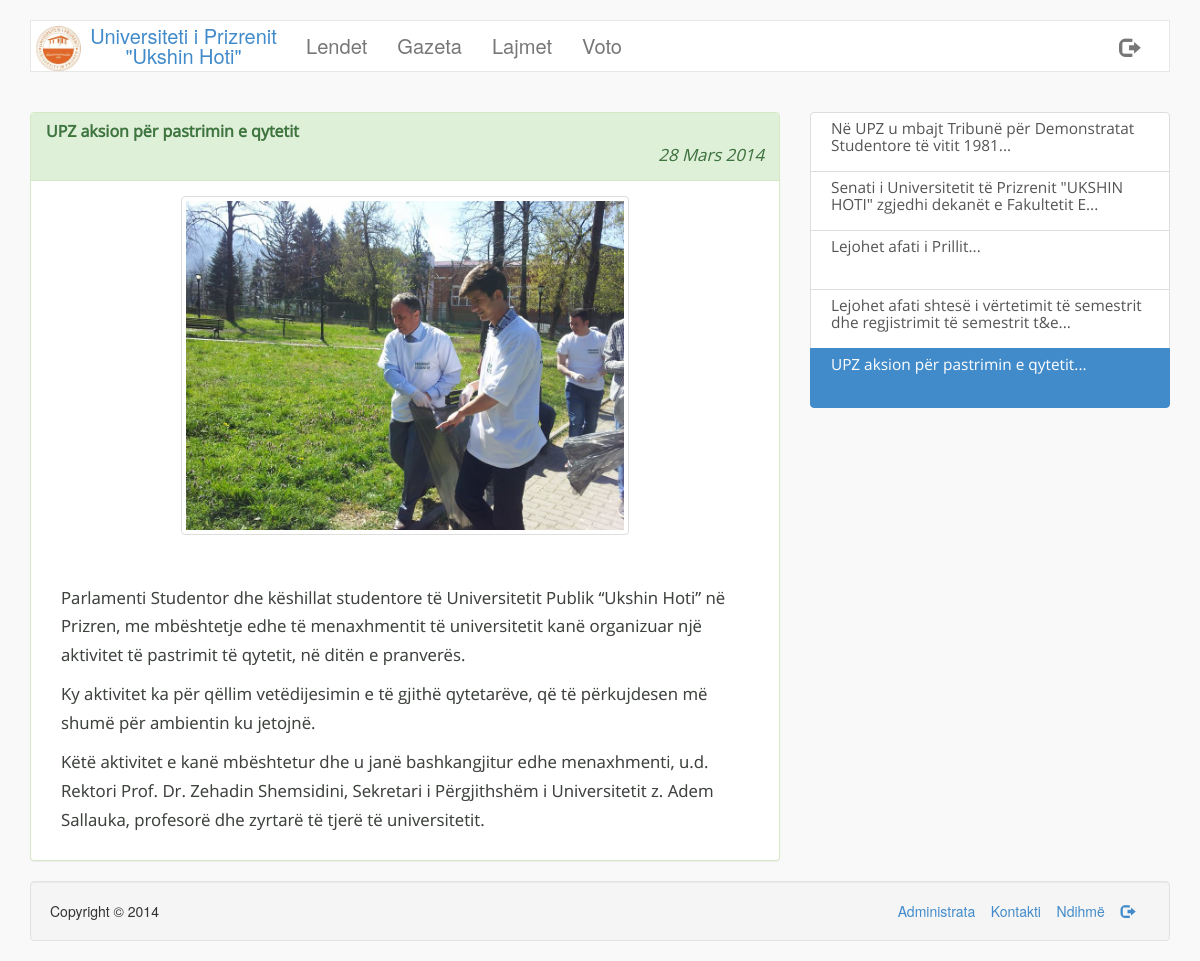
Page /lajmi.php?id=22 on the committed database.
### tables this page shows
CREATE TABLE IF NOT EXISTS `page_info` (
  `title` varchar(256) NOT NULL,
  `footer` varchar(256) NOT NULL,
  `activated` tinyint(1) NOT NULL,
  `logo` varchar(256) NOT NULL,
  `vleresimi` tinyint(4) NOT NULL
);

CREATE TABLE IF NOT EXISTS `navbar` (
  `ID` int(11) NOT NULL AUTO_INCREMENT,
  `emri` varchar(250) NOT NULL,
  `link` varchar(250) NOT NULL,
  `enabled` tinyint(1) NOT NULL,
  PRIMARY KEY (`ID`)
);

CREATE TABLE IF NOT EXISTS `lajmet` (
  `id` int(11) NOT NULL AUTO_INCREMENT,
  `titulli` varchar(256) NOT NULL,
  `body` text NOT NULL,
  `data` datetime NOT NULL,
  `foto` varchar(256) NOT NULL,
  PRIMARY KEY (`id`)
);

CREATE TABLE IF NOT EXISTS `footer` (
  `1` int(11) NOT NULL AUTO_INCREMENT,
  `emri` varchar(250) NOT NULL,
  `link` varchar(250) NOT NULL,
  `enabled` tinyint(1) NOT NULL,
  PRIMARY KEY (`1`)
);

### classes/lajmi.class.php (called while the page is built, shortened)
<?php
class Lajmi{
	private $id=0;
	private $titulli = "panjohur";
	private $body = "panjohur";
	private $data = "0000-00-00";
	private $foto = "img/fakultet/lajme/default.png";
	function __construct($id){
		global $lidhja;
		$lajmQuery = $lidhja->query("SELECT id,titulli,body,data,foto FROM lajmet WHERE id=$id");
		if($lajmQuery->num_rows == 1){
			$lajmi = $lajmQuery->fetch_assoc();
			$this->id= $lajmi['id'];
			$this->titulli = $lajmi['titulli'];
			$this->body = $lajmi['body'];
			$this->data = $lajmi['data'];
			$this->foto = $lajmi['foto'];
		}
	}
	function getID(){
		return $this->id;
	}
	function getTitulli(){
		return utf8_encode($this->titulli);
	}
	function getBody(){
		return utf8_encode($this->body);
	}
	function getData(){
		return $this->data;
	}
	function getFoto(){
		return $this->foto;
	}
}
?>

### includes/funksionet.php (called while the page is built, shortened)
<?php
	function rregulloDaten($d){
		$viti = date("Y", strtotime($d));
		$muaji = date("m", strtotime($d));
		$dita = date("d", strtotime($d));
		if($muaji == 1){
			$data = $dita . " Janar " . $viti;
		}
		elseif($muaji == 2){
			$data = $dita . " Shkurt " . $viti;
		}
		elseif($muaji == 3){
			$data = $dita . " Mars " . $viti;
		}
		elseif($muaji == 4){
			$data = $dita . " Prill " . $viti;
		}
		elseif($muaji == 5){
			$data = $dita . " Maj " . $viti;
		}
		elseif($muaji == 6){
			$data = $dita . " Qershor " . $viti;
		}
		elseif($muaji == 7){
			$data = $dita . " Korrik " . $viti;
		}
		elseif($muaji == 8){
			$data = $dita . " Gusht " . $viti;
		}
		elseif($muaji == 9){
			$data = $dita . " Shtator " . $viti;
		}
		elseif($muaji == 10){
			$data = $dita . " Tetor " . $viti;
		}
		elseif($muaji == 11){
			$data = $dita . " N&euml;ntor " . $viti;
		}
		elseif($muaji == 12){
			$data = $dita . " Dhjetor " . $viti;
		}
		return $data;
	}
?>

### lajmi.php (the view, shortened to what this page needs)
<?php
	include('includes/config.php');
	if(!empty($_GET['id']) && $_GET['id']>0){
		$id = $lidhja->real_escape_string($_GET['id']);
		$lajmi = new Lajmi($id);
		$page = new Page();
	}
	else{
		header('Location: index.php?faqja=lajmet');
		die();
	}
?>
<!DOCTYPE html>
<html lang="en">
  <head>
    <link href="css/bootstrap.css" rel="stylesheet">
    <link href="css/style.css" rel="stylesheet">
  </head>
  <body>
  <br/>
  <div class="container">
  	<nav class="navbar navbar-default" role="navigation">
	  <div class="container-fluid">
	    <div class="navbar-header">
	      <a class="navbar-brand" href="index.php"><img src="<?php echo $page->getLogo(); ?>"/><?php echo $page->getTitle(); ?></a>
	    </div>
	    <div class="collapse navbar-collapse" id="bs-example-navbar-collapse-1">
	      <ul class="nav navbar-nav">
	     	<?php $page->headerNavbar(); ?>
	      </ul>
		  	<ul class="nav navbar-nav navbar-right">
				<li><a href="logout.php" class="glyphicon glyphicon-log-out"></a></li>
			</ul>
	    </div>
	  </div>
	</nav>
	</div>
    <div class="container">
		<div class="clearfix"></div><br/>
		<div class="row">
			<div class="col-md-8 lajmi">
				<div class="panel panel-success">
					<div class="panel-heading">
						<h3 class="panel-title"><strong><?php echo $lajmi->getTitulli(); ?></strong></h3>
						<p class="text-right" style="margin-bottom:0px;"><em><?php echo rregulloDaten($lajmi->getData()); ?></em></p>
					</div>
					<div class="panel-body">
					<?php
						if($lajmi->getFoto()){
							echo '<div class="col-md-8 col-md-offset-2"><img src="'.$lajmi->getFoto().'" class="img-responsive img-rounded img-thumbnail"/><p><br/></p></div>';
							echo '<div class="col-md-12"><p>'.html_entity_decode($lajmi->getBody()).'</p></div>';
						}
						else{
							echo '<div class="col-md-12"><p>'.html_entity_decode($lajmi->getBody()).'</p></div>';
						}
					?>
					</div>
				</div>
			</div>
			<div class="col-md-4">
				<?php
					$lajmet = $lidhja->query("SELECT id FROM lajmet ORDER BY data DESC LIMIT 10");
					if($lajmet->num_rows){
						echo '<div class="list-group" id="lajmetShtese">';
						foreach($lajmet as $l){
							$lajmi2 = new Lajmi($l['id']);
							if($lajmi->getID() == $lajmi2->getID()){
								echo '<a href="lajmi.php?id='.$lajmi2->getID().'" class="list-group-item active">'.substr($lajmi2->getTitulli(), 0,100).'...</a>';
							}
							else{
								echo '<a href="lajmi.php?id='.$lajmi2->getID().'" class="list-group-item">'.substr($lajmi2->getTitulli(), 0,100).'...</a>';
							}
						}
						echo '</div>';
					}
				?>
			</div>
		</div>
		<div class="well well-md text-left">
			<span><?php echo $page->getFooter(); ?></span>
			<span class="pull-right">
				<?php $page->footerLinks(); ?>
			</span>
		</div>
    </div>
  </body>
</html>

### classes/page.class.php (shortened to what this page needs)
<?php
class Page{
	private $title = "Titulli faqes";
	private $footer = "Copyright 2014";
	private $logoLink = "panjohur";
	function __construct(){
		global $lidhja;
		$pageQuery = $lidhja->query('SELECT title,footer,activated,logo,vleresimi FROM page_info');
		if($pageQuery->num_rows == 1){
			$pageInfo = $pageQuery->fetch_assoc();
		}
		$this->title = $pageInfo['title'];
		$this->footer = $pageInfo['footer'];
		$this->logoLink = $pageInfo['logo'];
	}
	function getTitle(){
		return html_entity_decode($this->title);
	}
	function getLogo(){
		return $this->logoLink;
	}
	function getFooter(){
		return html_entity_decode($this->footer);
	}
	function headerNavbar(){
		global $lidhja;
		$navQuery = $lidhja->query("SELECT * FROM navbar WHERE enabled=1");
		if($navQuery->num_rows > 0){
			foreach($navQuery as $nav){
				echo '<li><a href="'.$nav['link'].'" class="text-primary">'.$nav['emri'].'</a></li>';
			}
		}
		else{
			return FALSE;
		}
	}
	function footerLinks(){
		global $lidhja;
		$footerLinksQuery = $lidhja->query("SELECT * FROM footer WHERE enabled=1");
		if($footerLinksQuery->num_rows > 0){
			foreach ($footerLinksQuery as $foo){
				if("dil" == strtolower($foo['emri'])){
					echo '<a href="'.$foo['link'].'"><span class="glyphicon glyphicon-log-out"></span></a> &nbsp;&nbsp;&nbsp;';
				}
				else{
					echo '<a href="'.$foo['link'].'">'.$foo['emri'].'</a> &nbsp;&nbsp;&nbsp;';
				}
			}
		}
		else{
			echo '';
		}
	}
}
?>

### css/style.css (style rules this page uses)
body { background-color: #f9f9f9; }
.navbar { border-radius: 0; }
.navbar-brand img { max-width: 18%; float:left; }
.navbar-default { background-color: #fff; }
.navbar-nav li > a { text-align: center; font-size: 1.4375em; -webkit-font-smoothing: antialiased; }
.navbar-default .navbar-brand { max-width:260px; color:#428bca; font-size: 20px; margin:0; padding:5px 5px; text-align: center; }
.lajmi { font: 120%/1.725 'Open Sans', sans-serif; color: #3e433e; text-shadow: 0px 0px 0px #C7C7C7; }
#lajmetShtese { color:#3e433e; }
#lajmetShtese .list-group-item { height:60px; padding: 7px 20px; font: 110%/1.125 'Open Sans', sans-serif; }

### rows in the picture
page_info: logo (picture), title "Universiteti i Prizrenit \"Ukshin Hoti\"", footer "Copyright © 2014"
navbar: emri "Lendet"
navbar: emri "Gazeta"
navbar: emri "Lajmet"
navbar: emri "Voto"
lajmet: titulli "UPZ aksion për pastrimin e qytetit", data "28 Mars 2014", foto (picture), body "Parlamenti Studentor dhe këshillat studentore të Universitetit Publik “Ukshin Hoti” në Prizren, me mbështetje edhe të menaxhmentit të universitetit kanë organizuar një aktivitet të pastrimit të qytetit, në ditën e pranverës. Ky aktivitet ka për qëllim vetëdijesimin e të gjithë qytetarëve, që të përkujdesen më shumë për ambientin ku jetojnë. Këtë aktivitet e kanë mbështetur dhe u janë bashkangjitur edhe menaxhmenti, u.d. Rektori Prof. Dr. Zehadin Shemsidini, Sekretari i Përgjithshëm i Universitetit z. Adem Sallauka, profesorë dhe zyrtarë të tjerë të universitetit."
lajmet: titulli "Në UPZ u mbajt Tribunë për Demonstratat Studentore të vitit 1981"
lajmet: titulli "Senati i Universitetit të Prizrenit \"UKSHIN HOTI\" zgjedhi dekanët e Fakultetit E"
lajmet: titulli "Lejohet afati i Prillit"
lajmet: titulli "Lejohet afati shtesë i vërtetimit të semestrit dhe regjistrimit të semestrit t&e"
footer: emri "Administrata"
footer: emri "Kontakti"
footer: emri "Ndihmë"
